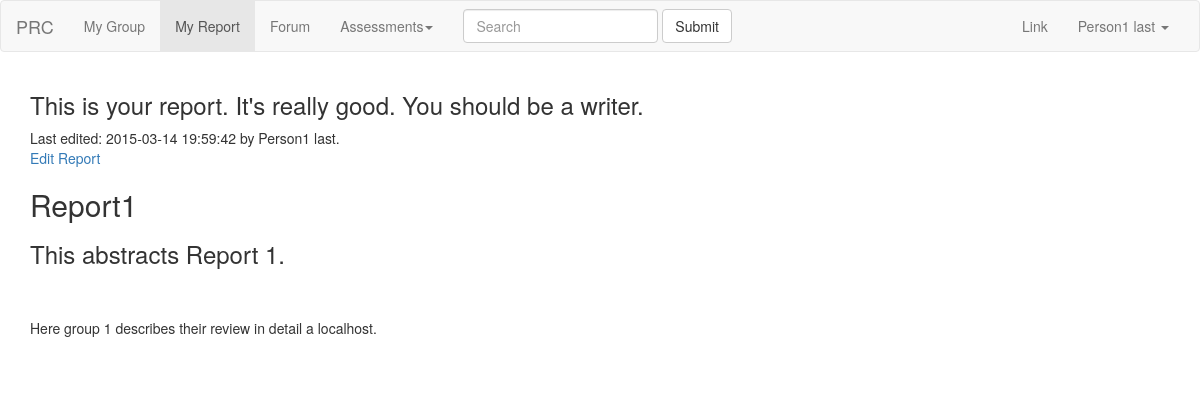
/peer_review_centre/views/prc_student/reports/view.php (signed in), run on the app's committed database.
### tables this page shows
CREATE TABLE `students` (
`studentID` int(11) NOT NULL PRIMARY KEY AUTO_INCREMENT,
  `studentNumber` int(11) NOT NULL COMMENT 'SN on card',
  `firstName` text NOT NULL,
  `lastName` text NOT NULL,
  `email` text NOT NULL COMMENT 'is username',
  `password` varchar(255) NOT NULL,
  `lastActive` datetime NOT NULL,
  `groupID` int(11) NOT NULL
);

CREATE TABLE `reports` (
`reportID` int(11) NOT NULL PRIMARY KEY AUTO_INCREMENT,
  `title` text NOT NULL,
  `abstract` text NOT NULL,
  `content` text NOT NULL,
  `lastEdited` timestamp NOT NULL,
  `groupID` int(11) NOT NULL
);

### peer_review_centre/models/session.php (called while the page is built, shortened)
<?php
class Session {
  private function checkLogin() {
    if(isset($_SESSION['userID'])) {
      $this->userID = $_SESSION['userID'];
      $this->loggedIn = true;
    } else {
      unset($this->userID);
      $this->loggedIn = false;
    }
  }
}
$session = new Session;
?>

### peer_review_centre/models/database.php (called while the page is built, shortened)
<?php
class MySQLDatabase {
	private $connection;
	public function openConnection() {
		$this->connection = new mysqli(DB_SERVER, DB_USER, DB_PASS, DB_NAME);
	}
	public function query($sql) {
		$result = $this->connection->query($sql);
		return $result;
	}
	public function escapeValue($value) {
		$escaped_value = mysqli_real_escape_string($this->connection, $value);
		return $escaped_value;
	}
	public function fetchArray($result_set) {
		return mysqli_fetch_array($result_set);
	}
}
$database = new MySQLDatabase();
?>

### peer_review_centre/models/database_object.php (called while the page is built, shortened)
<?php
require_once("database.php");
abstract class DatabaseObject {
	private static function instantiate($record) {
   	$object = new static;
		foreach($record as $attribute=>$value) {
		  if ($object->hasAttribute($attribute)) {
		    $object->$attribute = $value;
		  }
		}
		return $object;
	}
	public static function findByID($id=0) {
		$resultArray = static::findBySQL("SELECT * FROM ".static::$tableName." WHERE ".static::$dbFields[0]."={$id} LIMIT 1");
		return !empty($resultArray) ? array_shift($resultArray) : false;
	}
	public static function findBySQL($sql="") {
		global $database;
		$resultSet = $database->query($sql);
  	$objectArray = array();
  	while ($row = $database->fetchArray($resultSet)) {
    	$objectArray[] = static::instantiate($row);
  	}
  	return $objectArray;
	}
	protected function hasAttribute($attribute) {
		$objectVars = $this->attributes();
		return array_key_exists($attribute, $objectVars);
	}
	protected function attributes() {
		$attributes = array();
		foreach (static::$dbFields as $field) {
			if(property_exists($this, $field)) {
				$attributes[$field] = $this->$field;
			}
		}
		return $attributes;
	}
}
?>

### peer_review_centre/models/student.php (called while the page is built, shortened)
<?php
require_once("database.php");
require_once("database_object.php");
class Student extends DatabaseObject {
	public $firstName;
	public $lastName;
	public function fullName() {
		return $this->firstName." ".$this->lastName;
	}
}
?>

### peer_review_centre/models/report.php (called while the page is built, shortened)
<?php
require_once("database.php");
require_once("database_object.php");
class Report extends DatabaseObject {
	public static function findByGroupID($groupID="") {
    global $database;
    $groupID = $database->escapeValue($groupID);
    $sql  = "SELECT * FROM reports ";
    $sql .= "WHERE groupID = '{$groupID}' ";
    $sql .= "LIMIT 1;";
    $resultArray = self::findBySQL($sql);
    return $resultArray[0];
  }
}
?>

### peer_review_centre/views/prc_student/reports/view.php (the view)
<?php
  require_once('../../../includes/initialise_student.php');
  InitialiseStudent::checkLoggedIn();
  $currentStudent = Student::findByID("$session->userID");
  $myReport = Report::findByGroupID("$currentStudent->groupID");
  if ($myReport) {
    echo "<h3>This is your report. It's really good. You should be a writer.</h3>";
    echo "Last edited: ".$myReport->lastEdited." by ".$currentStudent->fullName().".<br>";
    echo "<a href='submit.php'>Edit Report</a>";
    echo "<h2>$myReport->title</h2>";
    echo "<h3>$myReport->abstract</h3><br><br>";
    echo "<p>$myReport->content</p><br>";
  }
  else {
    echo "Your group hasn't created a report yet: <a href='submit.php'>Create report</a>";
  }
?>

### peer_review_centre/layouts/student_header.php (shortened to what this page needs)
<!DOCTYPE html>
<html lang="en">
<head>
  <link rel="stylesheet" type="text/css" href="<?php echo WEB_ROOT; ?>includes/bootstrap/css/bootstrap.min.css">
</head>
<body>
<nav class="navbar navbar-default">
  <div class="container-fluid">
    <div class="navbar-header">
      <a class="navbar-brand" href="<?php echo WEB_ROOT; ?>views/prc_student/students/index.php">PRC</a>
    </div>
    <div class="collapse navbar-collapse" id="bs-example-navbar-collapse-1">
      <ul class="nav navbar-nav">
        <li><a href="<?php echo WEB_ROOT; ?>views/prc_student/groups/view.php">My Group </a></li>
        <li class="active"><a href="<?php echo WEB_ROOT; ?>views/prc_student/reports/view.php">My Report <span class="sr-only">(current)</span></a></li>
        <li><a href="<?php echo WEB_ROOT; ?>views/prc_student/forums/view.php">Forum</a></li>
        <li class="dropdown">
          <a href="#" class="dropdown-toggle" data-toggle="dropdown" role="button" aria-expanded="false">Assessments<span class="caret"></span></a>
        </li>
      </ul>
      <form class="navbar-form navbar-left" role="search">
        <div class="form-group">
          <input type="text" class="form-control" placeholder="Search">
        </div>
        <button type="submit" class="btn btn-default">Submit</button>
      </form>
      <ul class="nav navbar-nav navbar-right">
        <li><a href="#">Link</a></li>
        <li class="dropdown">
          <a href="#" class="dropdown-toggle" data-toggle="dropdown" role="button" aria-expanded="false">
          <?php
            $currentStudent = Student::findByID("$session->userID");
            echo $currentStudent->fullName();
          ?>
          <span class="caret"></span></a>
        </li>
      </ul>
    </div>
  </div>
</nav>
<div class="container">

### data on the page
students: $currentStudent->fullName() "Person1 last"
reports: lastEdited "2015-03-14 19:59:42", title "Report1", abstract "This abstracts Report 1.", content "Here group 1 describes their review in detail a localhost."
